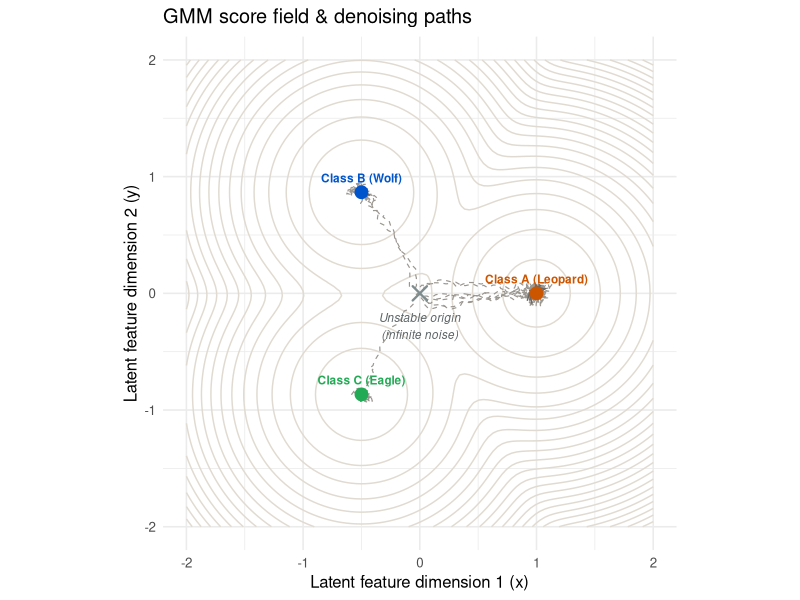
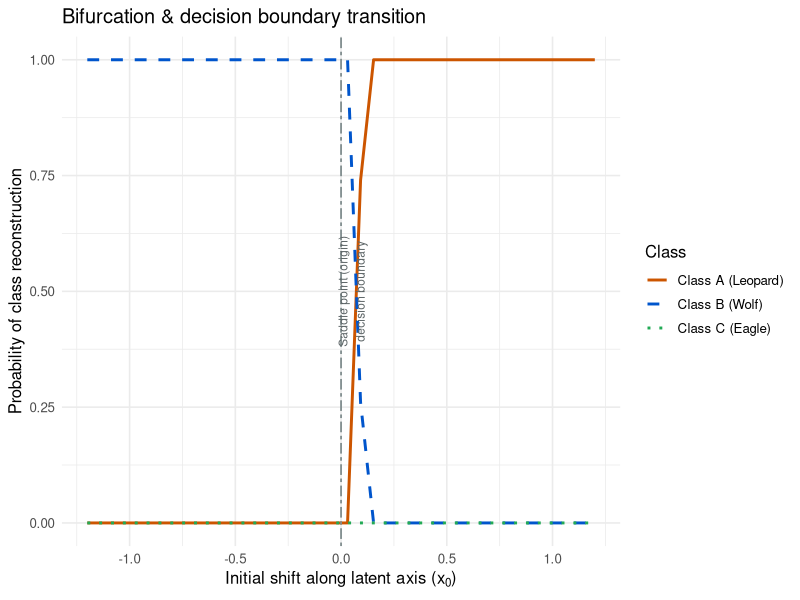

Generate these figures, in order, with R:
## ---- chunk 1
#| label: setup
#| include: false
library(ggplot2)
library(dplyr)
library(purrr)
library(tibble)

theme_set(theme_minimal(base_size = 12))
## ---- chunk 2
#| label: define-modes
modes <- tibble(
  class  = c("A", "B", "C"),
  name   = c("Class A (Leopard)", "Class B (Wolf)", "Class C (Eagle)"),
  mu_x   = c(1.0, -0.5, -0.5),
  mu_y   = c(0.0, 0.866, -0.866),
  weight = c(0.45, 0.30, 0.25),
  col    = c("#cc5500", "#0055cc", "#22aa55")
)

well_sigma <- 0.35       # width of each class well
noise_strength <- 0.15   # diffusion coefficient g
## ---- chunk 3
#| label: gmm-functions
gaussian_pdf <- function(x, y, mu_x, mu_y, sigma) {
  exp(-((x - mu_x)^2 + (y - mu_y)^2) / (2 * sigma^2)) / (2 * pi * sigma^2)
}

gmm_density <- function(x, y) {
  Reduce(`+`, pmap(modes, function(mu_x, mu_y, weight, ...) {
    weight * gaussian_pdf(x, y, mu_x, mu_y, well_sigma)
  }))
}

gmm_score <- function(x, y) {
  p_tot <- gmm_density(x, y)
  if (p_tot < 1e-12) return(c(0, 0))
  grad <- pmap(modes, function(mu_x, mu_y, weight, ...) {
    p_i <- weight * gaussian_pdf(x, y, mu_x, mu_y, well_sigma)
    c(-(x - mu_x) / well_sigma^2 * p_i, -(y - mu_y) / well_sigma^2 * p_i)
  })
  Reduce(`+`, grad) / p_tot
}
## ---- chunk 4
#| label: langevin-simulator
simulate_langevin_path <- function(x0, y0, steps = 150, dt = 0.01) {
  x <- numeric(steps + 1); y <- numeric(steps + 1)
  x[1] <- x0; y[1] <- y0
  for (t in seq_len(steps)) {
    s <- gmm_score(x[t], y[t])
    noise <- rnorm(2)
    nx <- x[t] + s[1] * dt + noise_strength * sqrt(dt) * noise[1]
    ny <- y[t] + s[2] * dt + noise_strength * sqrt(dt) * noise[2]
    # Cosmetic boundary cap so plotted paths stay within a fixed radius
    r2 <- nx^2 + ny^2
    if (r2 > 9) {
      scale <- 3 / sqrt(r2)
      nx <- nx * scale
      ny <- ny * scale
    }
    x[t + 1] <- nx; y[t + 1] <- ny
  }
  tibble(step = 0:steps, x = x, y = y)
}
## ---- chunk 5
#| label: score-field-grid
grid_size <- 100
grid_df <- expand.grid(
  x = seq(-2, 2, length.out = grid_size),
  y = seq(-2, 2, length.out = grid_size)
) |>
  mutate(z = -log(gmm_density(x, y)))
## ---- chunk 6
#| label: sample-paths
set.seed(7391)
num_paths <- 10

paths_df <- map_dfr(seq_len(num_paths), function(i) {
  start <- rnorm(2, mean = 0, sd = 0.05)
  simulate_langevin_path(start[1], start[2], steps = 200, dt = 0.01) |>
    mutate(path_id = i)
})

# Last 15 steps of each path, used to draw a direction arrow
arrow_df <- paths_df |>
  group_by(path_id) |>
  filter(step >= max(step) - 15) |>
  summarise(x0 = first(x), y0 = first(y), x1 = last(x), y1 = last(y), .groups = "drop")

mode_colors <- setNames(modes$col, modes$name)

# Classify each path's endpoint by nearest class well, for the narrative below
path_endpoint_summary <- paths_df |>
  group_by(path_id) |>
  slice_tail(n = 1) |>
  ungroup() |>
  rowwise() |>
  mutate(nearest = modes$name[which.min((x - modes$mu_x)^2 + (y - modes$mu_y)^2)]) |>
  ungroup() |>
  count(nearest, name = "n_paths")
## ---- chunk 7
#| label: fig-phase-portrait
#| fig-cap: "GMM free-energy landscape U(x) = -log p(x), with three stable class wells, an unstable saddle at the origin, and Langevin trajectories started near the origin bifurcating into different wells."
ggplot() +
  geom_contour(data = grid_df, aes(x, y, z = z), color = "#e0dad0", bins = 25) +
  geom_path(data = paths_df, aes(x, y, group = path_id),
            color = "#99958f", linewidth = 0.4, linetype = "dashed") +
  geom_segment(data = arrow_df, aes(x = x0, y = y0, xend = x1, yend = y1),
               arrow = arrow(length = unit(0.08, "inches")), color = "#6b6762", linewidth = 0.5) +
  geom_point(data = modes, aes(mu_x, mu_y, color = name), size = 4) +
  geom_text(data = modes, aes(mu_x, mu_y, label = name, color = name),
            vjust = -1.1, fontface = "bold", size = 3, show.legend = FALSE) +
  annotate("point", x = 0, y = 0, shape = 4, size = 4, stroke = 1.2, color = "#7f8c8d") +
  annotate("text", x = 0, y = -0.28, label = "Unstable origin\n(infinite noise)",
           color = "#5c6466", fontface = "italic", size = 3) +
  scale_color_manual(values = mode_colors) +
  coord_equal(xlim = c(-2, 2), ylim = c(-2, 2)) +
  labs(
    x = "Latent feature dimension 1 (x)", y = "Latent feature dimension 2 (y)",
    title = "GMM score field & denoising paths", color = "Class"
  ) +
  theme(legend.position = "none")
## ---- chunk 8
#| label: sweep-compute
x_start_sweep <- seq(-1.2, 1.2, length.out = 40)
n_reps <- 50

sweep_df <- map_dfr(x_start_sweep, function(x0) {
  closest <- map_chr(seq_len(n_reps), function(r) {
    path <- simulate_langevin_path(x0, 0.2, steps = 150, dt = 0.01)
    final <- tail(path, 1)
    dists <- (final$x - modes$mu_x)^2 + (final$y - modes$mu_y)^2
    modes$class[which.min(dists)]
  })
  tibble(x0 = x0, closest = closest)
})

prob_df <- sweep_df |>
  count(x0, closest) |>
  group_by(x0) |>
  mutate(prob = n / n_reps) |>
  ungroup() |>
  # Ensure every (x0, class) pair is represented, even with zero collapses
  right_join(expand.grid(x0 = x_start_sweep, closest = modes$class), by = c("x0", "closest")) |>
  mutate(prob = coalesce(prob, 0)) |>
  left_join(modes |> select(class, name), by = c("closest" = "class"))
## ---- chunk 9
#| label: fig-decision-boundary
#| fig-cap: "Monte Carlo estimate of class-collapse probability as a function of the starting offset x0. The transition sharpens around the unstable origin, which acts as the decision boundary between classes."
ggplot(prob_df, aes(x0, prob, color = name, linetype = name)) +
  geom_line(linewidth = 1) +
  geom_vline(xintercept = 0, color = "#7f8c8d", linetype = "twodash", linewidth = 0.6) +
  annotate("text", x = 0.05, y = 0.5, label = "Saddle point (origin)\ndecision boundary",
           angle = 90, color = "#5c6466", size = 3) +
  scale_color_manual(values = mode_colors) +
  scale_linetype_manual(values = c("solid", "dashed", "dotted")) +
  labs(
    x = expression("Initial shift along latent axis (" * x[0] * ")"),
    y = "Probability of class reconstruction",
    title = "Bifurcation & decision boundary transition",
    color = "Class", linetype = "Class"
  )
